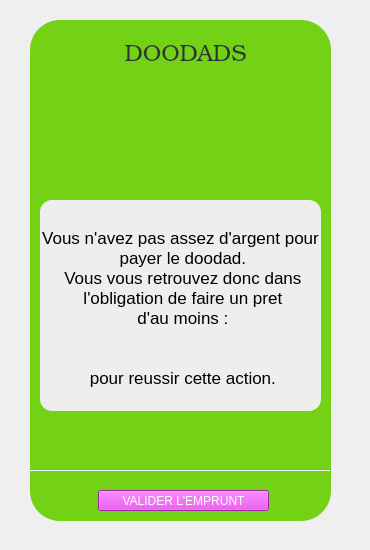
       <widget class="QWidget" name="doodad_cash_inf">
        <widget class="QPlainTextEdit" name="affichage_carte_22">
         <property name="geometry">
          <rect>
           <x>30</x>
           <y>20</y>
           <width>301</width>
           <height>501</height>
          </rect>
         </property>
         <property name="styleSheet">
          <string notr="true">background-color: rgb(115, 210, 22);
border-radius:30px;</string>
         </property>
         <property name="backgroundVisible">
          <bool>false</bool>
         </property>
         <property name="centerOnScroll">
          <bool>false</bool>
         </property>
        </widget>
        <widget class="QLabel" name="info_doodads_cash_inf">
         <property name="geometry">
          <rect>
           <x>40</x>
           <y>200</y>
           <width>281</width>
           <height>211</height>
          </rect>
         </property>
         <property name="font">
          <font>
           <family>Ubuntu</family>
           <pointsize>13</pointsize>
           <weight>50</weight>
           <italic>false</italic>
           <bold>false</bold>
          </font>
         </property>
         <property name="styleSheet">
          <string notr="true">font: 13pt &quot;Ubuntu&quot;;
background-color: rgb(238, 238, 236);
border-radius:12px;
padding-top:5px;</string>
         </property>
         <property name="text">
          <string>Vous n'avez pas assez d'argent pour 
 payer le doodad. 
 Vous vous retrouvez donc dans 
 l'obligation de faire un pret 
 d'au moins :  
 
  
 pour reussir cette action.</string>
         </property>
         <property name="alignment">
          <set>Qt::AlignCenter</set>
         </property>
        </widget>
        <widget class="QLabel" name="photo_doodads_cash_inf">
         <property name="geometry">
          <rect>
           <x>110</x>
           <y>80</y>
           <width>161</width>
           <height>111</height>
          </rect>
         </property>
         <property name="styleSheet">
          <string notr="true">border-image: url(:/images/image_doodads.png);</string>
         </property>
         <property name="text">
          <string/>
         </property>
        </widget>
        <widget class="QPushButton" name="valid_emprunt_doodad_caash_inf">
         <property name="geometry">
          <rect>
           <x>98</x>
           <y>490</y>
           <width>171</width>
           <height>21</height>
          </rect>
         </property>
         <property name="styleSheet">
          <string notr="true">font: 13pt &quot;Ubuntu&quot;;
color: white;
background-color: rgb(224, 52, 226);</string>
         </property>
         <property name="text">
          <string>VALIDER L'EMPRUNT</string>
         </property>
        </widget>
        <widget class="QLabel" name="titre_doodads_cash_inf">
         <property name="geometry">
          <rect>
           <x>60</x>
           <y>40</y>
           <width>251</width>
           <height>31</height>
          </rect>
         </property>
         <property name="font">
          <font>
           <family>URW Bookman L</family>
           <pointsize>17</pointsize>
           <weight>9</weight>
           <italic>false</italic>
           <bold>false</bold>
          </font>
         </property>
         <property name="styleSheet">
          <string notr="true">color: rgb(46, 52, 54);
background-image: url(:/images/backg.jpg);
font: 75 17pt &quot;URW Bookman L&quot;;
border-radius:8px;</string>
         </property>
         <property name="text">
          <string>DOODADS</string>
         </property>
         <property name="alignment">
          <set>Qt::AlignCenter</set>
         </property>
        </widget>
        <widget class="Line" name="line_21">
         <property name="geometry">
          <rect>
           <x>30</x>
           <y>460</y>
           <width>301</width>
           <height>20</height>
          </rect>
         </property>
         <property name="orientation">
          <enum>Qt::Horizontal</enum>
         </property>
        </widget>
        <widget class="QLabel" name="label_emprunt_doodad">
         <property name="geometry">
          <rect>
           <x>130</x>
           <y>340</y>
           <width>141</width>
           <height>21</height>
          </rect>
         </property>
         <property name="text">
          <string/>
         </property>
        </widget>
        <widget class="QLabel" name="label_48">
         <property name="geometry">
          <rect>
           <x>0</x>
           <y>0</y>
           <width>361</width>
           <height>541</height>
          </rect>
         </property>
         <property name="styleSheet">
          <string notr="true">background-image: url(:/images/backg.jpg);</string>
         </property>
         <property name="text">
          <string/>
         </property>
        </widget>
        <zorder>label_48</zorder>
        <zorder>affichage_carte_22</zorder>
        <zorder>info_doodads_cash_inf</zorder>
        <zorder>photo_doodads_cash_inf</zorder>
        <zorder>valid_emprunt_doodad_caash_inf</zorder>
        <zorder>titre_doodads_cash_inf</zorder>
        <zorder>line_21</zorder>
        <zorder>label_emprunt_doodad</zorder>
       </widget>
